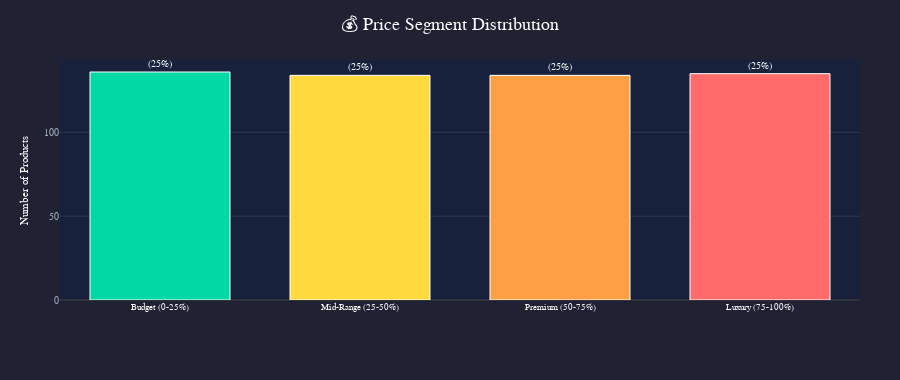
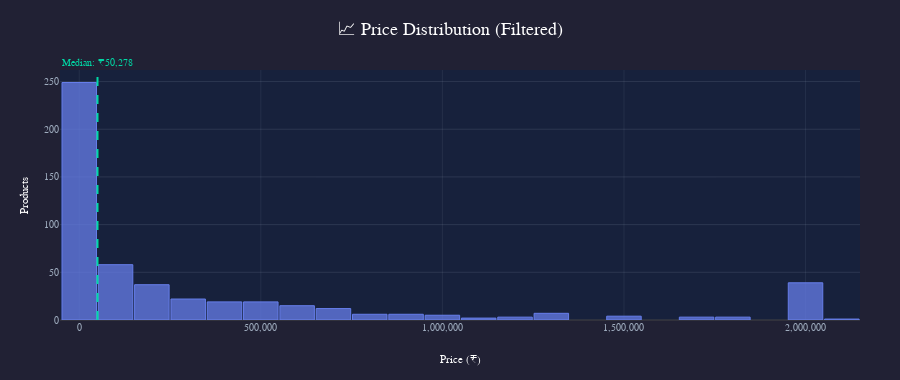
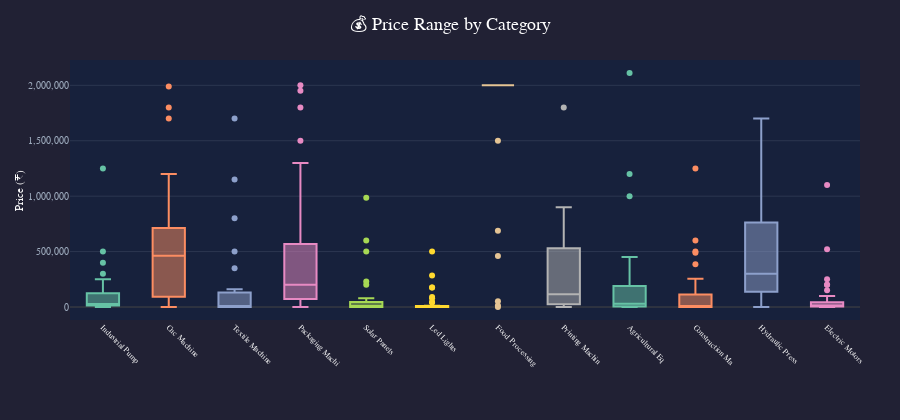

The cell these charts' notebook holds for them, in order:
### Markdown cell above
## 💰 Section 9: Price Analysis & Distribution

Detailed analysis of product pricing:
- Price distribution visualization
- Price ranges by category
- Price anomaly detection
- Statistical price analysis

### Code cell
# 💰 Price Analysis - Clear & Properly Distributed

if 'price' in df_products.columns:
    df_with_price = df_products[df_products['price'].notna() & (df_products['price'] > 0)].copy()
    
    if len(df_with_price) > 0:
        print(f"📊 Analyzing {len(df_with_price):,} products with valid price data")
        
        # Calculate statistics
        prices = df_with_price['price']
        q1, median, q3 = prices.quantile([0.25, 0.5, 0.75])
        iqr = q3 - q1
        
        # Remove extreme outliers for better visualization (keep within 3*IQR)
        lower_bound = max(0, q1 - 3 * iqr)
        upper_bound = q3 + 3 * iqr
        df_filtered = df_with_price[(prices >= lower_bound) & (prices <= upper_bound)]
        
        print(f"   Showing {len(df_filtered):,} products (filtered extreme outliers for clarity)")
        
        # Create price segments based on quartiles
        df_with_price['Price_Segment'] = pd.cut(
            df_with_price['price'],
            bins=[0, q1, median, q3, float('inf')],
            labels=['Budget (0-25%)', 'Mid-Range (25-50%)', 'Premium (50-75%)', 'Luxury (75-100%)']
        )
        segment_counts = df_with_price['Price_Segment'].value_counts().sort_index()
        
        # Chart 1: Price Segments Bar Chart (Simple & Clear)
        segment_colors = ['#00d9a5', '#ffd93d', '#ff9f43', '#ff6b6b']
        
        fig_segments = go.Figure()
        fig_segments.add_trace(go.Bar(
            x=segment_counts.index.astype(str),
            y=segment_counts.values,
            marker=dict(color=segment_colors, line=dict(color='white', width=1)),
            text=[f'{v:,}<br>({v/len(df_with_price)*100:.0f}%)' for v in segment_counts.values],
            textposition='outside',
            textfont=dict(color='white', size=10),
            hovertemplate="<b>%{x}</b><br>Products: %{y:,}<extra></extra>"
        ))
        
        fig_segments.update_layout(
            title=dict(text='💰 Price Segment Distribution', font=dict(size=18, color='white'), x=0.5),
            xaxis=dict(title='', tickfont=dict(color='white', size=9), tickangle=0),
            yaxis=dict(title=dict(text='Number of Products', font=dict(size=11, color='white')),
                tickfont=dict(color='#a0aec0', size=10), gridcolor='rgba(160, 174, 192, 0.15)'),
            height=380, paper_bgcolor='rgba(26, 26, 46, 0.97)', plot_bgcolor='rgba(22, 33, 62, 0.85)',
            margin=dict(t=60, b=80, l=60, r=40), bargap=0.3
        )
        fig_segments.show()
        
        # Chart 2: Price Distribution Histogram (Filtered for clarity)
        fig_price_dist = go.Figure()
        fig_price_dist.add_trace(go.Histogram(
            x=df_filtered['price'],
            nbinsx=30,
            marker=dict(color='rgba(102, 126, 234, 0.75)', line=dict(color='#667eea', width=1)),
            hovertemplate="Price Range: ₹%{x:,.0f}<br>Products: %{y}<extra></extra>"
        ))
        
        # Add median line
        fig_price_dist.add_vline(
            x=df_filtered['price'].median(), line=dict(color='#00d9a5', width=2, dash='dash'),
            annotation_text=f"Median: ₹{df_filtered['price'].median():,.0f}",
            annotation_position="top", annotation_font=dict(color='#00d9a5', size=10)
        )
        
        fig_price_dist.update_layout(
            title=dict(text='📈 Price Distribution (Filtered)', font=dict(size=18, color='white'), x=0.5),
            xaxis=dict(title=dict(text='Price (₹)', font=dict(size=11, color='white')),
                tickfont=dict(color='#a0aec0', size=10), gridcolor='rgba(160, 174, 192, 0.1)', tickformat=',.0f'),
            yaxis=dict(title=dict(text='Products', font=dict(size=11, color='white')),
                tickfont=dict(color='#a0aec0', size=10), gridcolor='rgba(160, 174, 192, 0.15)'),
            height=380, paper_bgcolor='rgba(26, 26, 46, 0.97)', plot_bgcolor='rgba(22, 33, 62, 0.85)',
            margin=dict(t=70, b=60, l=60, r=40), bargap=0.05
        )
        fig_price_dist.show()
        
        # Chart 3: Box plot by category (simplified)
        if 'category' in df_with_price.columns:
            df_box = df_filtered.copy()
            df_box['ShortCat'] = df_box['category'].apply(lambda x: x.replace('search:', '').title()[:15])
            
            fig_price_box = px.box(
                df_box, x='ShortCat', y='price', color='ShortCat',
                color_discrete_sequence=px.colors.qualitative.Set2
            )
            
            fig_price_box.update_layout(
                title=dict(text='💰 Price Range by Category', font=dict(size=18, color='white'), x=0.5),
                xaxis=dict(title='', tickfont=dict(color='white', size=8), tickangle=45),
                yaxis=dict(title=dict(text='Price (₹)', font=dict(size=11, color='white')),
                    tickfont=dict(color='#a0aec0', size=10), gridcolor='rgba(160, 174, 192, 0.15)', tickformat=',.0f'),
                height=420, showlegend=False,
                paper_bgcolor='rgba(26, 26, 46, 0.97)', plot_bgcolor='rgba(22, 33, 62, 0.85)',
                margin=dict(t=60, b=100, l=70, r=40)
            )
            fig_price_box.show()
        
        # Statistics Summary
        print("\n" + "═" * 60)
        print("💰 PRICE STATISTICS")
        print("═" * 60)
        print(f"📈 Range: ₹{prices.min():,.0f} - ₹{prices.max():,.0f}")
        print(f"📊 Median: ₹{median:,.0f} | Mean: ₹{prices.mean():,.0f}")
        print(f"📍 Q1: ₹{q1:,.0f} | Q3: ₹{q3:,.0f}")
        print(f"\n🏷️ Segments:")
        for seg, cnt in segment_counts.items():
            print(f"   {seg}: {cnt:,} products ({cnt/len(df_with_price)*100:.1f}%)")
    else:
        print("⚠️ No products with valid price data")
else:
    print("⚠️ No price column available")

### Figure 1 — Plotly figure (JSON) as saved in the notebook; plotly's stock layout.template omitted (floating-point values rounded to 4 significant figures)
{"data": [{"hovertemplate": "<b>%{x}</b><br>Products: %{y:,}<extra></extra>", "marker": {"color": ["#00d9a5", "#ffd93d", "#ff9f43", "#ff6b6b"], "line": {"color": "white", "width": 1}}, "text": ["136<br>(25%)", "134<br>(25%)", "134<br>(25%)", "135<br>(25%)"], "textfont": {"color": "white", "size": 10}, "textposition": "outside", "type": "bar", "x": ["Budget (0-25%)", "Mid-Range (25-50%)", "Premium (50-75%)", "Luxury (75-100%)"], "y": [136, 134, 134, 135]}], "layout": {"bargap": 0.3, "height": 380, "margin": {"b": 80, "l": 60, "r": 40, "t": 60}, "paper_bgcolor": "rgba(26, 26, 46, 0.97)", "plot_bgcolor": "rgba(22, 33, 62, 0.85)", "title": {"font": {"color": "white", "size": 18}, "text": "💰 Price Segment Distribution", "x": 0.5}, "xaxis": {"tickangle": 0, "tickfont": {"color": "white", "size": 9}, "title": {"text": ""}}, "yaxis": {"gridcolor": "rgba(160, 174, 192, 0.15)", "tickfont": {"color": "#a0aec0", "size": 10}, "title": {"font": {"color": "white", "size": 11}, "text": "Number of Products"}}}}

### Figure 2 — Plotly figure (JSON) as saved in the notebook; plotly's stock layout.template omitted (floating-point values rounded to 4 significant figures; data arrays with more than 128 entries replaced by an {"elided": "..."} marker saying what was removed)
{"data": [{"hovertemplate": "Price Range: ₹%{x:,.0f}<br>Products: %{y}<extra></extra>", "marker": {"color": "rgba(102, 126, 234, 0.75)", "line": {"color": "#667eea", "width": 1}}, "nbinsx": 30, "type": "histogram", "x": {"elided": "510 float values"}}], "layout": {"annotations": [{"font": {"color": "#00d9a5", "size": 10}, "showarrow": false, "text": "Median: ₹50,278", "x": 50280.0, "xanchor": "center", "xref": "x", "y": 1, "yanchor": "bottom", "yref": "y domain"}], "bargap": 0.05, "height": 380, "margin": {"b": 60, "l": 60, "r": 40, "t": 70}, "paper_bgcolor": "rgba(26, 26, 46, 0.97)", "plot_bgcolor": "rgba(22, 33, 62, 0.85)", "shapes": [{"line": {"color": "#00d9a5", "dash": "dash", "width": 2}, "type": "line", "x0": 50280.0, "x1": 50280.0, "xref": "x", "y0": 0, "y1": 1, "yref": "y domain"}], "title": {"font": {"color": "white", "size": 18}, "text": "📈 Price Distribution (Filtered)", "x": 0.5}, "xaxis": {"gridcolor": "rgba(160, 174, 192, 0.1)", "tickfont": {"color": "#a0aec0", "size": 10}, "tickformat": ",.0f", "title": {"font": {"color": "white", "size": 11}, "text": "Price (₹)"}}, "yaxis": {"gridcolor": "rgba(160, 174, 192, 0.15)", "tickfont": {"color": "#a0aec0", "size": 10}, "title": {"font": {"color": "white", "size": 11}, "text": "Products"}}}}

### Figure 3 — Plotly figure (JSON) as saved in the notebook; plotly's stock layout.template omitted (floating-point values rounded to 4 significant figures)
{"data": [{"alignmentgroup": "True", "hovertemplate": "ShortCat=%{x}<br>price=%{y}<extra></extra>", "legendgroup": "Industrial Pump", "marker": {"color": "rgb(102,194,165)"}, "name": "Industrial Pump", "notched": false, "offsetgroup": "Industrial Pump", "orientation": "v", "showlegend": true, "type": "box", "x": ["Industrial Pump", "Industrial Pump", "Industrial Pump", "Industrial Pump", "Industrial Pump", "Industrial Pump", "Industrial Pump", "Industrial Pump", "Industrial Pump", "Industrial Pump", "Industrial Pump", "Industrial Pump", "Industrial Pump", "Industrial Pump", "Industrial Pump", "Industrial Pump", "Industrial Pump", "Industrial Pump", "Industrial Pump", "Industrial Pump", "Industrial Pump", "Industrial Pump", "Industrial Pump", "Industrial Pump", "Industrial Pump", "Industrial Pump", "Industrial Pump", "Industrial Pump", "Industrial Pump", "Industrial Pump", "Industrial Pump", "Industrial Pump", "Industrial Pump", "Industrial Pump", "Industrial Pump", "Industrial Pump", "Industrial Pump", "Industrial Pump", "Industrial Pump", "Industrial Pump", "Industrial Pump", "Industrial Pump", "Industrial Pump", "Industrial Pump", "Industrial Pump"], "x0": " ", "xaxis": "x", "y": [7500.0, 12000.0, 15800.0, 18000.0, 20000.0, 8000.0, 25000.0, 118000.0, 400.0, 1250000.0, 12000.0, 140000.0, 20000.0, 42000.0, 6500.0, 170000.0, 28000.0, 16500.0, 50000.0, 40000.0, 250000.0, 10000.0, 45000.0, 400000.0, 200000.0, 3200.0, 150000.0, 250000.0, 300000.0, 14000.0, 18000.0, 1730.0, 45000.0, 20000.0, 18000.0, 3500.0, 16000.0, 30000.0, 80000.0, 50.0, 500000.0, 150000.0, 52000.0, 30000.0, 70000.0], "y0": " ", "yaxis": "y"}, {"alignmentgroup": "True", "hovertemplate": "ShortCat=%{x}<br>price=%{y}<extra></extra>", "legendgroup": "Cnc Machine", "marker": {"color": "rgb(252,141,98)"}, "name": "Cnc Machine", "notched": false, "offsetgroup": "Cnc Machine", "orientation": "v", "showlegend": true, "type": "box", "x": ["Cnc Machine", "Cnc Machine", "Cnc Machine", "Cnc Machine", "Cnc Machine", "Cnc Machine", "Cnc Machine", "Cnc Machine", "Cnc Machine", "Cnc Machine", "Cnc Machine", "Cnc Machine", "Cnc Machine", "Cnc Machine", "Cnc Machine", "Cnc Machine", "Cnc Machine", "Cnc Machine", "Cnc Machine", "Cnc Machine", "Cnc Machine", "Cnc Machine", "Cnc Machine", "Cnc Machine", "Cnc Machine", "Cnc Machine", "Cnc Machine", "Cnc Machine", "Cnc Machine", "Cnc Machine", "Cnc Machine", "Cnc Machine", "Cnc Machine", "Cnc Machine", "Cnc Machine", "Cnc Machine", "Cnc Machine", "Cnc Machine", "Cnc Machine", "Cnc Machine"], "x0": " ", "xaxis": "x", "y": [400000.0, 525000.0, 400000.0, 400000.0, 400000.0, 575000.0, 110.0, 76500.0, 350000.0, 600000.0, 65000.0, 5.0, 1700.0, 1000.0, 650000.0, 2350.0, 1000000.0, 530000.0, 625000.0, 1000.0, 450000.0, 1200000.0, 1990000.0, 1080000.0, 875000.0, 700000.0, 850000.0, 550000.0, 1700000.0, 725000.0, 300000.0, 2340.0, 110000.0, 14600.0, 600000.0, 200000.0, 475000.0, 400000.0, 900000.0, 1800000.0], "y0": " ", "yaxis": "y"}, {"alignmentgroup": "True", "hovertemplate": "ShortCat=%{x}<br>price=%{y}<extra></extra>", "legendgroup": "Textile Machine", "marker": {"color": "rgb(141,160,203)"}, "name": "Textile Machine", "notched": false, "offsetgroup": "Textile Machine", "orientation": "v", "showlegend": true, "type": "box", "x": ["Textile Machine", "Textile Machine", "Textile Machine", "Textile Machine", "Textile Machine", "Textile Machine", "Textile Machine", "Textile Machine", "Textile Machine", "Textile Machine", "Textile Machine", "Textile Machine", "Textile Machine", "Textile Machine", "Textile Machine", "Textile Machine", "Textile Machine", "Textile Machine", "Textile Machine", "Textile Machine", "Textile Machine", "Textile Machine", "Textile Machine", "Textile Machine"], "x0": " ", "xaxis": "x", "y": [400.0, 400.0, 35.0, 1700000.0, 500000.0, 160000.0, 1000.0, 22000.0, 350000.0, 100000.0, 1150000.0, 150.0, 1250.0, 800000.0, 13.0, 2000.0, 1099.0, 5000.0, 1499.0, 800.0, 50000.0, 5200.0, 2000.0, 5000.0], "y0": " ", "yaxis": "y"}, {"alignmentgroup": "True", "hovertemplate": "ShortCat=%{x}<br>price=%{y}<extra></extra>", "legendgroup": "Packaging Machi", "marker": {"color": "rgb(231,138,195)"}, "name": "Packaging Machi", "notched": false, "offsetgroup": "Packaging Machi", "orientation": "v", "showlegend": true, "type": "box", "x": ["Packaging Machi", "Packaging Machi", "Packaging Machi", "Packaging Machi", "Packaging Machi", "Packaging Machi", "Packaging Machi", "Packaging Machi", "Packaging Machi", "Packaging Machi", "Packaging Machi", "Packaging Machi", "Packaging Machi", "Packaging Machi", "Packaging Machi", "Packaging Machi", "Packaging Machi", "Packaging Machi", "Packaging Machi", "Packaging Machi", "Packaging Machi", "Packaging Machi", "Packaging Machi", "Packaging Machi", "Packaging Machi", "Packaging Machi", "Packaging Machi", "Packaging Machi", "Packaging Machi", "Packaging Machi", "Packaging Machi", "Packaging Machi", "Packaging Machi", "Packaging Machi", "Packaging Machi", "Packaging Machi", "Packaging Machi", "Packaging Machi", "Packaging Machi", "Packaging Machi", "Packaging Machi", "Packaging Machi", "Packaging Machi", "Packaging Machi", "Packaging Machi", "Packaging Machi", "Packaging Machi", "Packaging Machi", "Packaging Machi"], "x0": " ", "xaxis": "x", "y": [219000.0, 35000.0, 185000.0, 65000.0, 700000.0, 700000.0, 45000.0, 136000.0, 200000.0, 64960.0, 120000.0, 25000.0, 164000.0, 150000.0, 55000.0, 375000.0, 1500000.0, 158000.0, 75000.0, 130000.0, 1300000.0, 390000.0, 500000.0, 55500.0, 742000.0, 150000.0, 265000.0, 460000.0, 800000.0, 300000.0, 68000.0, 500.0, 900000.0, 1950000.0, 1800000.0, 200000.0, 1250000.0, 15500.0, 130000.0, 2000000.0, 325000.0, 620000.0, 500.0, 250000.0, 550000.0, 125000.0, 25000.0, 350000.0, 300000.0], "y0": " ", "yaxis": "y"}, {"alignmentgroup": "True", "hovertemplate": "ShortCat=%{x}<br>price=%{y}<extra></extra>", "legendgroup": "Solar Panels", "marker": {"color": "rgb(166,216,84)"}, "name": "Solar Panels", "notched": false, "offsetgroup": "Solar Panels", "orientation": "v", "showlegend": true, "type": "box", "x": ["Solar Panels", "Solar Panels", "Solar Panels", "Solar Panels", "Solar Panels", "Solar Panels", "Solar Panels", "Solar Panels", "Solar Panels", "Solar Panels", "Solar Panels", "Solar Panels", "Solar Panels", "Solar Panels", "Solar Panels", "Solar Panels", "Solar Panels", "Solar Panels", "Solar Panels", "Solar Panels", "Solar Panels", "Solar Panels", "Solar Panels", "Solar Panels", "Solar Panels", "Solar Panels", "Solar Panels", "Solar Panels", "Solar Panels", "Solar Panels", "Solar Panels", "Solar Panels", "Solar Panels", "Solar Panels", "Solar Panels", "Solar Panels", "Solar Panels", "Solar Panels", "Solar Panels", "Solar Panels", "Solar Panels", "Solar Panels", "Solar Panels", "Solar Panels", "Solar Panels", "Solar Panels", "Solar Panels", "Solar Panels"], "x0": " ", "xaxis": "x", "y": [30.0, 35.0, 63470.0, 7392.0, 7392.0, 1250.0, 7392.0, 7392.0, 70000.0, 24.0, 7500.0, 80000.0, 500000.0, 600000.0, 500.0, 200000.0, 1000.0, 400.0, 100.0, 39000.0, 135.0, 600.0, 70000.0, 4500.0, 58.0, 15000.0, 105.0, 3000.0, 985000.0, 80.0, 250.0, 80.0, 5000.0, 1.0, 50560.0, 200.0, 15000.0, 36000.0, 10.0, 50000.0, 28.0, 370.0, 230000.0, 278.0, 90.0, 10.0, 50000.0, 5500.0], "y0": " ", "yaxis": "y"}, {"alignmentgroup": "True", "hovertemplate": "ShortCat=%{x}<br>price=%{y}<extra></extra>", "legendgroup": "Led Lights", "marker": {"color": "rgb(255,217,47)"}, "name": "Led Lights", "notched": false, "offsetgroup": "Led Lights", "orientation": "v", "showlegend": true, "type": "box", "x": ["Led Lights", "Led Lights", "Led Lights", "Led Lights", "Led Lights", "Led Lights", "Led Lights", "Led Lights", "Led Lights", "Led Lights", "Led Lights", "Led Lights", "Led Lights", "Led Lights", "Led Lights", "Led Lights", "Led Lights", "Led Lights", "Led Lights", "Led Lights", "Led Lights", "Led Lights", "Led Lights", "Led Lights", "Led Lights", "Led Lights", "Led Lights", "Led Lights", "Led Lights", "Led Lights", "Led Lights", "Led Lights", "Led Lights", "Led Lights", "Led Lights", "Led Lights", "Led Lights", "Led Lights", "Led Lights", "Led Lights", "Led Lights", "Led Lights", "Led Lights", "Led Lights", "Led Lights", "Led Lights", "Led Lights", "Led Lights", "Led Lights", "Led Lights", "Led Lights"], "x0": " ", "xaxis": "x", "y": [50.0, 699.0, 75.0, 1200.0, 2000.0, 60.0, 850.0, 1100.0, 850.0, 2000.0, 4500.0, 8900.0, 175000.0, 10990.0, 9800.0, 90000.0, 250.0, 1.0, 175000.0, 12000.0, 65.0, 110.0, 750.0, 330.0, 12000.0, 130.0, 285000.0, 65.0, 5500.0, 100.0, 1800.0, 100.0, 11.0, 10000.0, 55.0, 200.0, 6.0, 40000.0, 130.0, 7000.0, 400.0, 1500.0, 12000.0, 500000.0, 65.0, 192.0, 78000.0, 5500.0, 10000.0, 75.0, 45000.0], "y0": " ", "yaxis": "y"}, {"alignmentgroup": "True", "hovertemplate": "ShortCat=%{x}<br>price=%{y}<extra></extra>", "legendgroup": "Food Processing", "marker": {"color": "rgb(229,196,148)"}, "name": "Food Processing", "notched": false, "offsetgroup": "Food Processing", "orientation": "v", "showlegend": true, "type": "box", "x": ["Food Processing", "Food Processing", "Food Processing", "Food Processing", "Food Processing", "Food Processing", "Food Processing", "Food Processing", "Food Processing", "Food Processing", "Food Processing", "Food Processing", "Food Processing", "Food Processing", "Food Processing", "Food Processing", "Food Processing", "Food Processing", "Food Processing", "Food Processing", "Food Processing", "Food Processing", "Food Processing", "Food Processing", "Food Processing", "Food Processing", "Food Processing", "Food Processing", "Food Processing", "Food Processing", "Food Processing", "Food Processing", "Food Processing", "Food Processing", "Food Processing", "Food Processing", "Food Processing", "Food Processing", "Food Processing", "Food Processing", "Food Processing", "Food Processing"], "x0": " ", "xaxis": "x", "y": [2000000.0, 2000000.0, 2000000.0, 2000000.0, 51000.0, 460000.0, 688900.0, 2000000.0, 2000000.0, 2000000.0, 2000000.0, 2000000.0, 2000000.0, 2000000.0, 2000000.0, 14000.0, 2000000.0, 2000000.0, 2000000.0, 2000000.0, 2000000.0, 2000000.0, 2000000.0, 2000000.0, 1.0, 2000000.0, 2000000.0, 2000000.0, 2000000.0, 2000000.0, 2000000.0, 1500000.0, 2000000.0, 2000000.0, 2000000.0, 2000000.0, 2000000.0, 2000000.0, 2000000.0, 2000000.0, 2000000.0, 2000000.0], "y0": " ", "yaxis": "y"}, {"alignmentgroup": "True", "hovertemplate": "ShortCat=%{x}<br>price=%{y}<extra></extra>", "legendgroup": "Printing Machin", "marker": {"color": "rgb(179,179,179)"}, "name": "Printing Machin", "notched": false, "offsetgroup": "Printing Machin", "orientation": "v", "showlegend": true, "type": "box", "x": ["Printing Machin", "Printing Machin", "Printing Machin", "Printing Machin", "Printing Machin", "Printing Machin", "Printing Machin", "Printing Machin", "Printing Machin", "Printing Machin", "Printing Machin", "Printing Machin", "Printing Machin", "Printing Machin", "Printing Machin", "Printing Machin", "Printing Machin", "Printing Machin", "Printing Machin", "Printing Machin", "Printing Machin", "Printing Machin", "Printing Machin", "Printing Machin", "Printing Machin", "Printing Machin", "Printing Machin", "Printing Machin", "Printing Machin", "Printing Machin", "Printing Machin", "Printing Machin", "Printing Machin", "Printing Machin", "Printing Machin", "Printing Machin", "Printing Machin", "Printing Machin", "Printing Machin", "Printing Machin"], "x0": " ", "xaxis": "x", "y": [675000.0, 590000.0, 150000.0, 590000.0, 80000.0, 590000.0, 17500.0, 24000.0, 22000.0, 90000.0, 8500.0, 40000.0, 900000.0, 25000.0, 150000.0, 290000.0, 500.0, 26000.0, 300000.0, 70000.0, 400000.0, 497200.0, 310000.0, 29500.0, 695000.0, 70000.0, 700000.0, 90000.0, 1000.0, 1500.0, 1800000.0, 18000.0, 820000.0, 138000.0, 565000.0, 85000.0, 36000.0, 21180.0, 350000.0, 350000.0], "y0": " ", "yaxis": "y"}, {"alignmentgroup": "True", "hovertemplate": "ShortCat=%{x}<br>price=%{y}<extra></extra>", "legendgroup": "Agricultural Eq", "marker": {"color": "rgb(102,194,165)"}, "name": "Agricultural Eq", "notched": false, "offsetgroup": "Agricultural Eq", "orientation": "v", "showlegend": true, "type": "box", "x": ["Agricultural Eq", "Agricultural Eq", "Agricultural Eq", "Agricultural Eq", "Agricultural Eq", "Agricultural Eq", "Agricultural Eq", "Agricultural Eq", "Agricultural Eq", "Agricultural Eq", "Agricultural Eq", "Agricultural Eq", "Agricultural Eq", "Agricultural Eq", "Agricultural Eq", "Agricultural Eq", "Agricultural Eq", "Agricultural Eq", "Agricultural Eq", "Agricultural Eq", "Agricultural Eq", "Agricultural Eq", "Agricultural Eq", "Agricultural Eq", "Agricultural Eq", "Agricultural Eq", "Agricultural Eq", "Agricultural Eq", "Agricultural Eq", "Agricultural Eq", "Agricultural Eq", "Agricultural Eq", "Agricultural Eq", "Agricultural Eq", "Agricultural Eq", "Agricultural Eq", "Agricultural Eq", "Agricultural Eq", "Agricultural Eq", "Agricultural Eq", "Agricultural Eq", "Agricultural Eq", "Agricultural Eq"], "x0": " ", "xaxis": "x", "y": [3500.0, 56000.0, 56000.0, 56000.0, 56000.0, 400000.0, 1000000.0, 260000.0, 2500.0, 156200.0, 223000.0, 850.0, 2111000.0, 350000.0, 40000.0, 1200000.0, 32000.0, 25000.0, 110000.0, 4500.0, 69000.0, 18000.0, 29000.0, 200000.0, 43000.0, 4000.0, 22.0, 250000.0, 2100.0, 3500.0, 3500.0, 70.0, 3500.0, 2500.0, 450000.0, 200000.0, 3500.0, 3500.0, 3500.0, 3200.0, 3500.0, 3500.0, 25000.0], "y0": " ", "yaxis": "y"}, {"alignmentgroup": "True", "hovertemplate": "ShortCat=%{x}<br>price=%{y}<extra></extra>", "legendgroup": "Construction Ma", "marker": {"color": "rgb(252,141,98)"}, "name": "Construction Ma", "notched": false, "offsetgroup": "Construction Ma", "orientation": "v", "showlegend": true, "type": "box", "x": ["Construction Ma", "Construction Ma", "Construction Ma", "Construction Ma", "Construction Ma", "Construction Ma", "Construction Ma", "Construction Ma", "Construction Ma", "Construction Ma", "Construction Ma", "Construction Ma", "Construction Ma", "Construction Ma", "Construction Ma", "Construction Ma", "Construction Ma", "Construction Ma", "Construction Ma", "Construction Ma", "Construction Ma", "Construction Ma", "Construction Ma", "Construction Ma", "Construction Ma", "Construction Ma", "Construction Ma", "Construction Ma", "Construction Ma", "Construction Ma", "Construction Ma", "Construction Ma", "Construction Ma", "Construction Ma", "Construction Ma"], "x0": " ", "xaxis": "x", "y": [360.0, 199.0, 99.0, 500000.0, 4000.0, 2500.0, 600000.0, 45.0, 100.0, 85000.0, 5.0, 1600.0, 100000.0, 150000.0, 115000.0, 110000.0, 255000.0, 200000.0, 199.0, 490000.0, 40.0, 105.0, 6500.0, 20.0, 1200.0, 4900.0, 98000.0, 5500.0, 230.0, 270.0, 75000.0, 10000.0, 40.0, 1250000.0, 385000.0], "y0": " ", "yaxis": "y"}, {"alignmentgroup": "True", "hovertemplate": "ShortCat=%{x}<br>price=%{y}<extra></extra>", "legendgroup": "Hydraulic Press", "marker": {"color": "rgb(141,160,203)"}, "name": "Hydraulic Press", "notched": false, "offsetgroup": "Hydraulic Press", "orientation": "v", "showlegend": true, "type": "box", "x": ["Hydraulic Press", "Hydraulic Press", "Hydraulic Press", "Hydraulic Press", "Hydraulic Press", "Hydraulic Press", "Hydraulic Press", "Hydraulic Press", "Hydraulic Press", "Hydraulic Press", "Hydraulic Press", "Hydraulic Press", "Hydraulic Press", "Hydraulic Press", "Hydraulic Press", "Hydraulic Press", "Hydraulic Press", "Hydraulic Press", "Hydraulic Press", "Hydraulic Press", "Hydraulic Press", "Hydraulic Press", "Hydraulic Press", "Hydraulic Press", "Hydraulic Press", "Hydraulic Press", "Hydraulic Press", "Hydraulic Press", "Hydraulic Press", "Hydraulic Press", "Hydraulic Press", "Hydraulic Press", "Hydraulic Press", "Hydraulic Press", "Hydraulic Press", "Hydraulic Press", "Hydraulic Press", "Hydraulic Press", "Hydraulic Press", "Hydraulic Press", "Hydraulic Press", "Hydraulic Press", "Hydraulic Press", "Hydraulic Press", "Hydraulic Press"], "x0": " ", "xaxis": "x", "y": [200000.0, 179700.0, 1500000.0, 50000.0, 100000.0, 700000.0, 625000.0, 150000.0, 200000.0, 625000.0, 1251000.0, 675000.0, 160000.0, 5.0, 350000.0, 150.0, 10000.0, 1000000.0, 500000.0, 300000.0, 920000.0, 1250000.0, 800000.0, 1700000.0, 1525000.0, 7500.0, 300000.0, 235000.0, 3850.0, 150000.0, 50000.0, 500000.0, 37950.0, 500000.0, 250000.0, 250000.0, 32000.0, 750000.0, 1250000.0, 155000.0, 275000.0, 845000.0, 430000.0, 20000.0, 1000000.0], "y0": " ", "yaxis": "y"}, {"alignmentgroup": "True", "hovertemplate": "ShortCat=%{x}<br>price=%{y}<extra></extra>", "legendgroup": "Electric Motors", "marker": {"color": "rgb(231,138,195)"}, "name": "Electric Motors", "notched": false, "offsetgroup": "Electric Motors", "orientation": "v", "showlegend": true, "type": "box", "x": ["Electric Motors", "Electric Motors", "Electric Motors", "Electric Motors", "Electric Motors", "Electric Motors", "Electric Motors", "Electric Motors", "Electric Motors", "Electric Motors", "Electric Motors", "Electric Motors", "Electric Motors", "Electric Motors", "Electric Motors", "Electric Motors", "Electric Motors", "Electric Motors", "Electric Motors", "Electric Motors", "Electric Motors", "Electric Motors", "Electric Motors", "Electric Motors", "Electric Motors", "Electric Motors", "Electric Motors", "Electric Motors", "Electric Motors", "Electric Motors", "Electric Motors", "Electric Motors", "Electric Motors", "Electric Motors", "Electric Motors", "Electric Motors", "Electric Motors", "Electric Motors", "Electric Motors", "Electric Motors", "Electric Motors", "Electric Motors", "Electric Motors", "Electric Motors", "Electric Motors", "Electric Motors", "Electric Motors", "Electric Motors"], "x0": " ", "xaxis": "x", "y": [7000.0, 4761.0, 2800.0, 5000.0, 5000.0, 5000.0, 5000.0, 6500.0, 25000.0, 100000.0, 5000.0, 1100000.0, 10000.0, 15000.0, 7000.0, 300.0, 5290.0, 4000.0, 45880.0, 200000.0, 40000.0, 4250.0, 150000.0, 68.0, 1500.0, 6778.0, 9500.0, 18000.0, 430.0, 65000.0, 7000.0, 3999.0, 57500.0, 30000.0, 35000.0, 12500.0, 10000.0, 75000.0, 7000.0, 1200.0, 151.0, 520000.0, 2004.0, 49000.0, 250000.0, 200000.0, 10000.0, 17500.0], "y0": " ", "yaxis": "y"}], "layout": {"boxmode": "overlay", "height": 420, "legend": {"title": {"text": "ShortCat"}, "tracegroupgap": 0}, "margin": {"b": 100, "l": 70, "r": 40, "t": 60}, "paper_bgcolor": "rgba(26, 26, 46, 0.97)", "plot_bgcolor": "rgba(22, 33, 62, 0.85)", "showlegend": false, "title": {"font": {"color": "white", "size": 18}, "text": "💰 Price Range by Category", "x": 0.5}, "xaxis": {"anchor": "y", "categoryarray": ["Industrial Pump", "Cnc Machine", "Textile Machine", "Packaging Machi", "Solar Panels", "Led Lights", "Food Processing", "Printing Machin", "Agricultural Eq", "Construction Ma", "Hydraulic Press", "Electric Motors"], "categoryorder": "array", "domain": [0, 1], "tickangle": 45, "tickfont": {"color": "white", "size": 8}, "title": {"text": ""}}, "yaxis": {"anchor": "x", "domain": [0, 1], "gridcolor": "rgba(160, 174, 192, 0.15)", "tickfont": {"color": "#a0aec0", "size": 10}, "tickformat": ",.0f", "title": {"font": {"color": "white", "size": 11}, "text": "Price (₹)"}}}}
